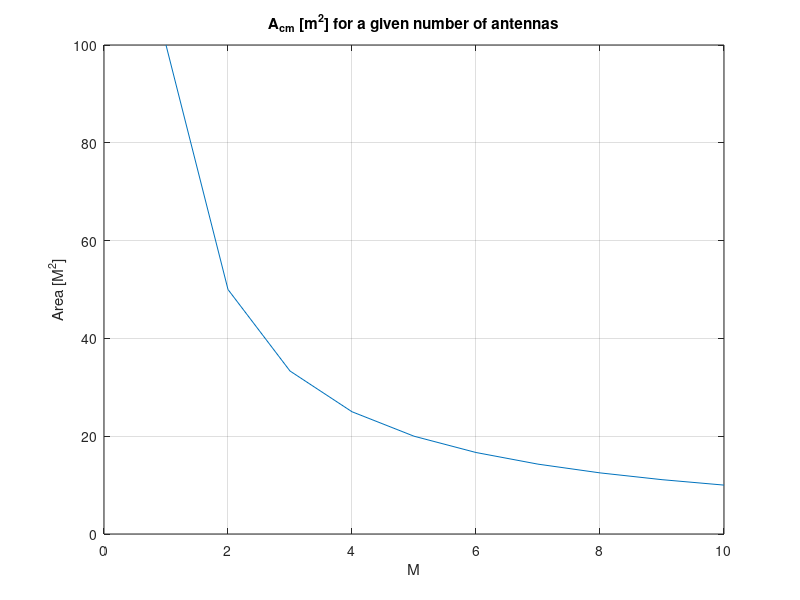
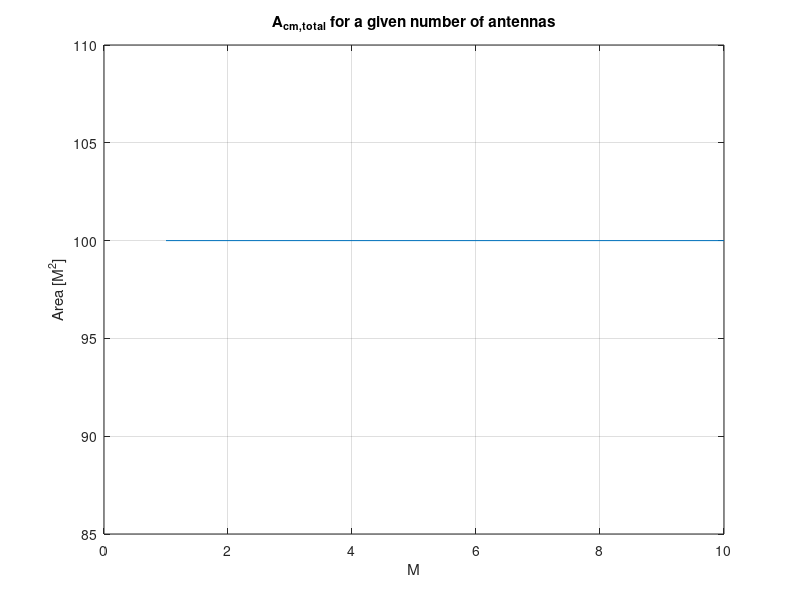
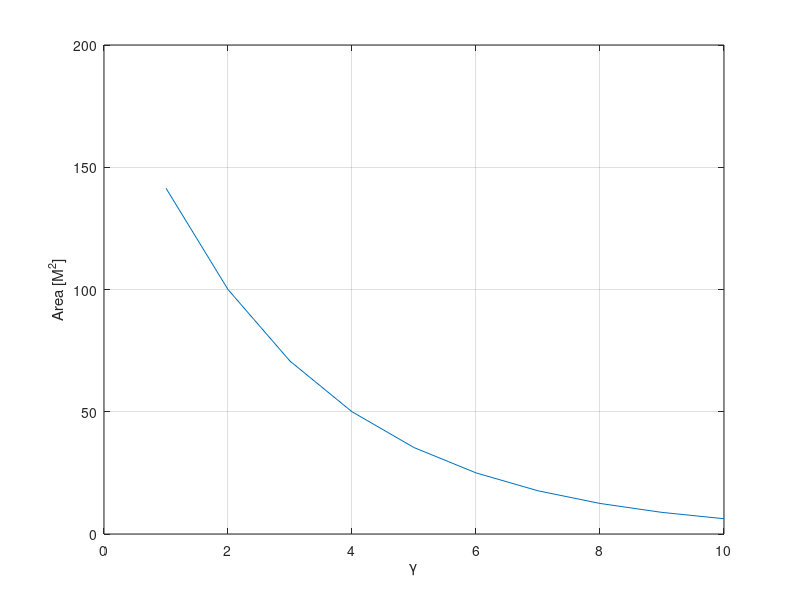

Here is the MATLAB script that generated these plots, in order:
close all
clear all

gamma = 2;
A_c = 100; % just picked a random number
C = 1; % dont know this shit yet
M = 1:1:10;

A_cm = (A_c .* M.^-(2/gamma));
A_cmtot = A_cm .* M;

pl_max = C*(A_c / pi)^(gamma/2);

figure()
plot(M,A_cm); grid on;
title('A_{cm} [m^2] for a given number of antennas');
xlabel('M');
ylabel('Area [M^2]');

figure()
plot(M,A_cmtot); grid on;
title('A_{cm,total} for a given number of antennas');
xlabel('M');
ylabel('Area [M^2]');


%% 
gamma = 1:1:10;
M = 2;
x = M.^-(gamma./2).*M*A_c;

figure()
plot(gamma,x); grid on;
xlabel('\gamma');
ylabel('Area [M^2]');